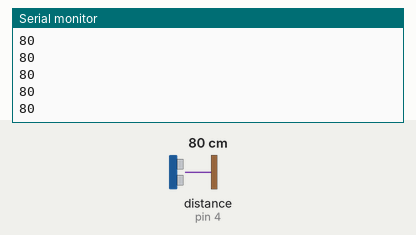
Bench run of a sketch on a simulated Arduino Uno, built with avr-gcc and run on an emulated ATmega328P. On the bench: the last lines printed to the serial monitor. Wiring (inferred from the names in the program): ultrasonic range finder: trigger pin 4; echo pin 4. The inputs (shaded band) are chosen by the test bench; at power-on: distance to the obstacle (sensor on pin 4) 80 cm. The echo pulse lasts 58.3 µs per cm.

Above: at 1.2 s.
1.3 s: distance to the obstacle (sensor on pin 4) set to 299 cm
At 1.42 s:
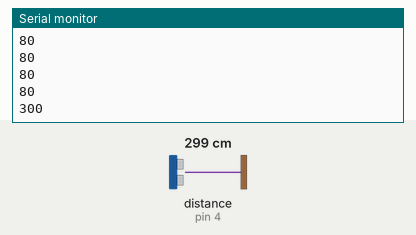
4.3 s: distance to the obstacle (sensor on pin 4) set to 2 cm
At 4.36 s:
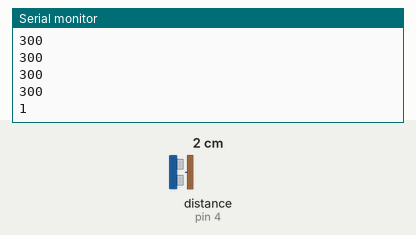
Timing chart, 0 to 7.3 s (numbered marks = the images above; inputs shaded):
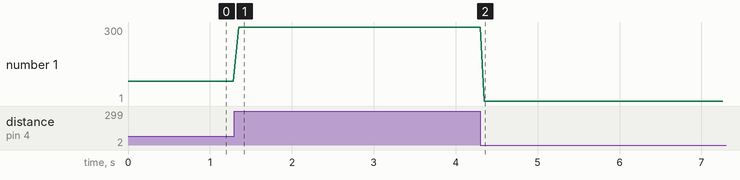

The sketch:

digitalsensorswithsmoothing.pde
```cpp
// Digital Read of Maxbotix Ultrasonic Rangefinder for greater accuracy and less noise over the cable length.
// with a smoothing filter.
//
// #include <stdio.h>

#define NUMREADINGS 10    // number of readings to apply the filter over. Change to decreaase lag, or improve noise problems.
#define NUMDIGINPUTS 1   // number of sensors connected.
#define LOOPDELAY 50
#define TIMEOUT 1000     // timeout for echo pulse return in milliseconds.
#define LEDpin 13

int ultraSoundSignal[NUMDIGINPUTS] = {4};  // Ultrasound signal pin
unsigned long ultrasoundValue[NUMDIGINPUTS] = {0};

int readings[NUMDIGINPUTS][NUMREADINGS];  // the readings from the analog input.
int total[NUMDIGINPUTS];
int index[NUMDIGINPUTS];
int lastvalue[NUMDIGINPUTS];

int started;
int average = 0;
int digitalinputpin = 0;
unsigned long echo = 0;

void setup()
{
  Serial.begin(9600);

  for (int i =0;i<NUMREADINGS; i++)  {
    for (int j = 0; j<NUMDIGINPUTS;j++) {
      readings[j][i]=0; // initialise all readings to zero.
    }
  }

  for (int k = 0;k<NUMDIGINPUTS; k++)  {
    pinMode(ultraSoundSignal[k],OUTPUT);
  }

}

unsigned long ping(int digitalinputpin){

  long duration = 0;
  long inches = 0;
  long cm = 0 ;
  ultrasoundValue[digitalinputpin] = 0;
  // We need some sort of test to determine whether or not the sensor is plugged in?
  // At the moment, if one sensor is removed, it just defaults to the other sensors value.

  // The PING is triggered by a HIGH pulse of 2 or more microseconds.
  // We give a short LOW pulse beforehand to ensure a clean HIGH pulse.
  pinMode(ultraSoundSignal[digitalinputpin], OUTPUT);
  digitalWrite(ultraSoundSignal[digitalinputpin], LOW);
  delayMicroseconds(2);
  digitalWrite(ultraSoundSignal[digitalinputpin], HIGH);
  delayMicroseconds(5);
  digitalWrite(ultraSoundSignal[digitalinputpin], LOW);

  // The same pin is used to read the signal from the PING: a HIGH
  // pulse whose duration is the time (in microseconds) from the sending
  // of the ping to the reception of its echo off of an object.
  pinMode(ultraSoundSignal[digitalinputpin], INPUT);
  ultrasoundValue[digitalinputpin] = pulseIn(ultraSoundSignal[digitalinputpin], HIGH);


   //ultrasoundValue[digitalinputpin] = smoothfilter( ultrasoundValue[digitalinputpin],digitalinputpin);

  // convert the time into a distance
  inches = microsecondsToInches(ultrasoundValue[digitalinputpin]);
  cm = microsecondsToCentimeters(ultrasoundValue[digitalinputpin]);
  ultrasoundValue[digitalinputpin] = cm;


  //  Serial.println(ultrasoundValue[digitalinputpin]);
  return abs(ultrasoundValue[digitalinputpin]);
}


int smoothfilter_old2(int x, int digitalinputpin){

  // Moving average smoothing filter implementation.
  total[digitalinputpin] -= readings[digitalinputpin][index[digitalinputpin]];
  readings[digitalinputpin][index[digitalinputpin]] = x;
  total[digitalinputpin] += readings[digitalinputpin][index[digitalinputpin]];
  index[digitalinputpin] = (index[digitalinputpin] + 1);

  if (index[digitalinputpin] >= NUMREADINGS)
    index[digitalinputpin] = 0;

  average = total[digitalinputpin] / NUMREADINGS;

  return average;
}

int smoothfilter_old(int x, int digitalinputpin){

  // Moving average smoothing filter implementation.
  total[digitalinputpin] -= readings[digitalinputpin][index[digitalinputpin]];
  readings[digitalinputpin][index[digitalinputpin]] = x;
  total[digitalinputpin] += readings[digitalinputpin][index[digitalinputpin]];
  index[digitalinputpin] = (index[digitalinputpin] + 1);

  if (index[digitalinputpin] >= NUMREADINGS)
    index[digitalinputpin] = 0;

  average = total[digitalinputpin] / NUMREADINGS;

  return average;
}


void loop()
{
  if(Serial.available()) {
    started = Serial.read();
  }
  if(started!=48){

    for (digitalinputpin = 0; digitalinputpin < NUMDIGINPUTS; digitalinputpin++) {
      int x = 0;
      x = ping(digitalinputpin);
      // put elimination logic here.
        if ( x > 800) {
           x = lastvalue[digitalinputpin];
          }

        if ( x < 0) {
           x = lastvalue[digitalinputpin];
        }


        lastvalue[digitalinputpin] = x;

      Serial.print(x,DEC);
      Serial.print(' ');
      // Blink an LED and include a DELAY between each sensor pulse.
      digitalWrite(LEDpin,HIGH); //turn LED on
      delay(LOOPDELAY); //delay 1/4 seconds.
      digitalWrite(LEDpin,LOW); //turn LED off

      // average = smoothfilter(x,digitalinputpin);
      // Serial.print(average,DEC);
    }
    Serial.println();
  }
}

long microsecondsToInches(long microseconds)
{
  return microseconds / 74 / 2;
}

long microsecondsToCentimeters(long microseconds)
{
  // The speed of sound is 340 m/s or 29 microseconds per centimeter.
  // The ping travels out and back, so to find the distance of the
  // object we take half of the distance travelled.
  return microseconds / 29 / 2;
}

// We also want to output midi and/or OSC. Midi is universal,
// and possibly simpler... so we will start with that.
```

Measured:
- after the input at 1.3 s, the serial monitor: prints a new line after 0.05 s (image 1)
- after the input at 4.3 s, the serial monitor: prints a new line after 0.05 s (image 2)
- plotted number 1: 80 → 300 after the input at 1.3 s, 300 → 1 after the input at 4.3 s
